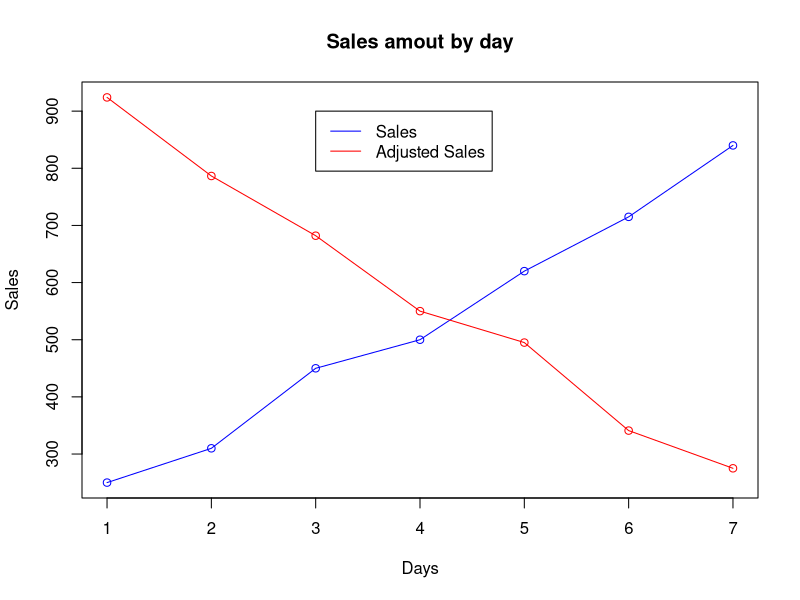
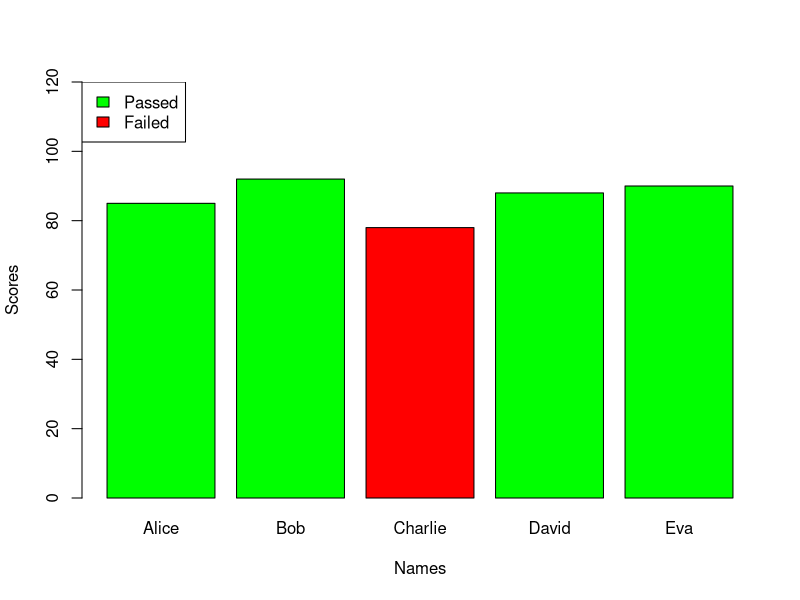
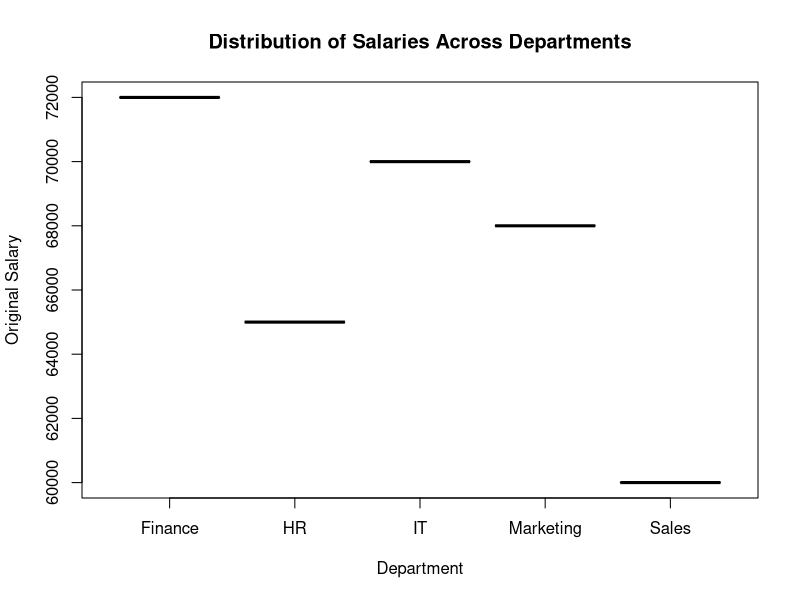
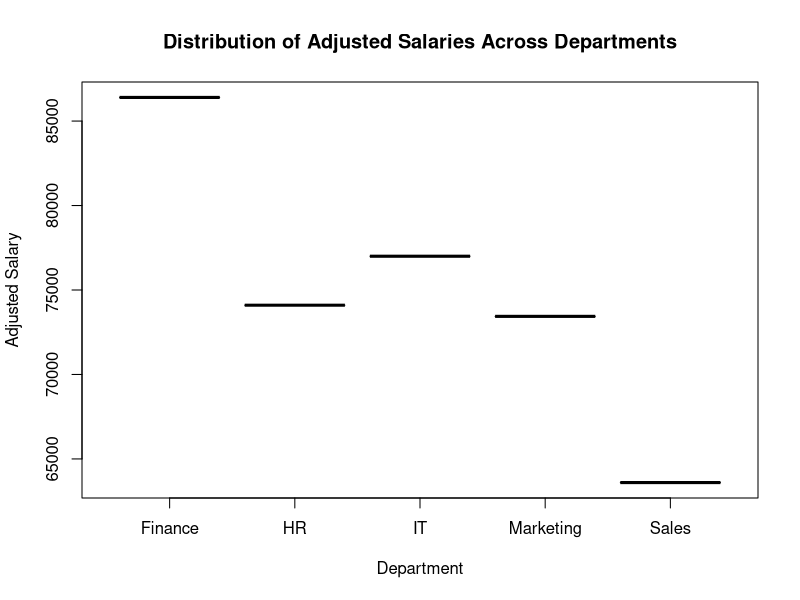
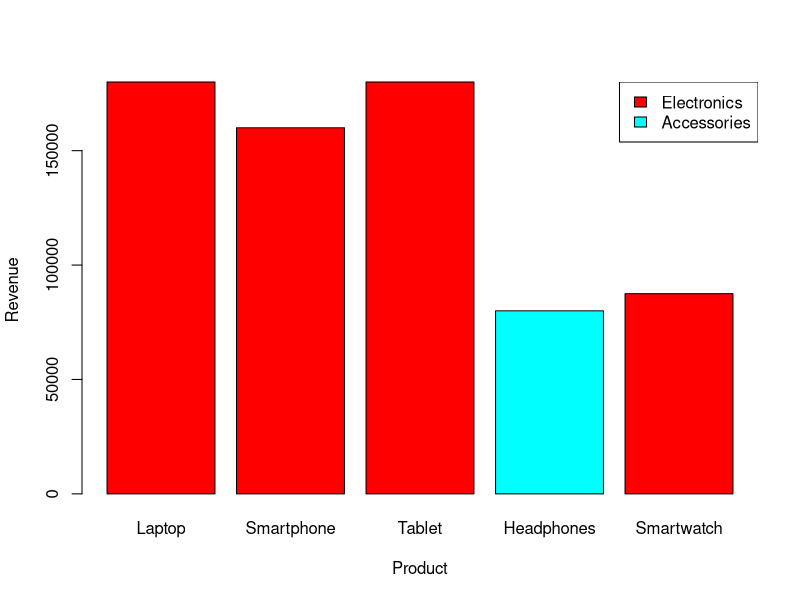
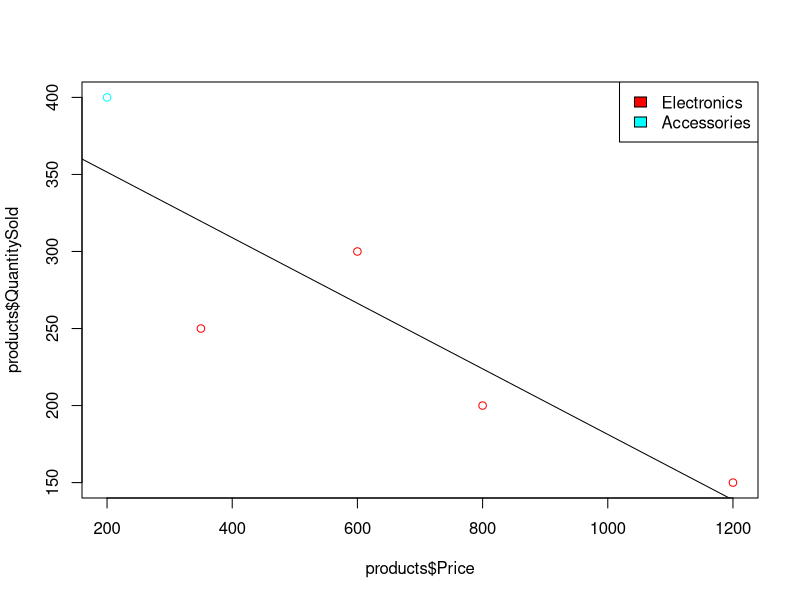

Write the R code that produced these figures, in order.
## ---- chunk 1
# TODO: add information about assignment and libraries used
#     - make sure to double check and double read each question
#     - format code ctr + shift + a
#     - test all code to make sure its still working
#     - use sumaryfunction for dataframes where applicable

## ---- chunk 2
# vector that contains sales figures
sales <- c(250, 310, 450, 500, 620, 715, 840)
## ---- chunk 3
sales_summary <- function(vector) {
  Sum <- sum(vector)
  Mean <- mean(vector)
  returnVar <- list(Sum = Sum, Mean = Mean)
  return(returnVar)
}

sales_summary(sales)
## ---- chunk 4
adjust_sales <- function(vector, percentage) {
  newVector <- vector * ((percentage + 100) / 100)
  newVector <- sort(newVector, decreasing = TRUE)
  return(newVector)
}

salesADJ <- adjust_sales(sales, 10)
salesADJ
## ---- chunk 5
randomVector = c(22, 3, 24, 536, 774678, 895676, 57635, 24344, 123, 534)

sales_summary(randomVector)
## ---- chunk 6
adjust_sales(randomVector, 17)
## ---- chunk 7
plot(
  sales,
  type = "o",
  col = "blue",
  ylim = range(c(sales, salesADJ)),
  main = "Sales amout by day",
  xlab = "Days",
  ylab = "Sales"
)

lines(salesADJ, type = "o", col = "red")

legend(
  3, 900,
  legend = c("Sales", "Adjusted Sales"),
  col = c("blue", "red"),
  lty = 1
)
## ---- chunk 8
students = data.frame(
  Name = c("Alice", "Bob", "Charlie", "David", "Eva"),
  Age = c(23, 22, 24, 21, 23),
  Score = c(85, 92, 78, 88, 90)
)

students
## ---- chunk 9
students$Passed <- students$Score >= 80

students
## ---- chunk 10
ageData <- list(
  AgeMean = mean(students$Age),
  AgeMedian = median(students$Age),
  AgeSD = sd(students$Age)
)

scoreData <- list(
  ScoreMean = mean(students$Score),
  ScoreMedian = median(students$Score),
  ScoreSD = sd(students$Score)
)

ageData
scoreData
## ---- chunk 11
maxScore = max(students$Score)

studentsWMS <- students[students$Score == maxScore, ]

studentsWMS
## ---- chunk 12
passed_students <- students[students$Passed, ]

passed_students
## ---- chunk 13
barplot(
  students$Score,
  names.arg = students$Name,
  ylim = c(0, 120),
  ylab = "Scores",
  xlab = "Names",
  col = ifelse(students$Passed, "Green", "Red"),
)
legend("topleft",
       legend = c("Passed", "Failed"),
       fill = c("Green", "Red"),)
## ---- chunk 14
employees <- data.frame(
  EmployeeID = c(101, 102, 103, 104, 105),
  Name = c("John", "Jane", "Doe", "Smith", "Emily"),
  Department = c("Sales", "HR", "IT", "Finance", "Marketing"),
  Salary = c(60000, 65000, 70000, 72000, 68000),
  Experience = c(3, 7, 5, 10, 4)
)

employees
## ---- chunk 15
department_summary <- function(dataFrame) {
  getMeanMedian <- function(df, name) {
    dfWithName <- df[df$Department == name, ]
    returnDF = data.frame(
      DepartmentName = name,
      MeanSalary = mean(dfWithName$Salary),
      MedianSalary = median(dfWithName$Salary)
    )
    return(summary(returnDF))
  }
  
  departments <- unique(dataFrame$Department)
  df = data.frame()
  for (dep in departments) {
    df <- rbind(df, getMeanMedian(dataFrame, dep))
  }
  return(df)
}

department_summary(employees)
## ---- chunk 16
top_earner <- function(dataFrame) {
  getMax <- function(df, dep) {
    peopleByDep <- df[df$Department == dep, ]
    maxSal <- max(peopleByDep$Salary)
    topEarner <- peopleByDep[peopleByDep$Salary == maxSal, ]
    return(topEarner)
  }
  departments <- unique(dataFrame$Department)
  df = data.frame()
  for (dep in departments) {
    df <- rbind(df, getMax(dataFrame, dep))
  }
  return(df)
}

top_earner(employees)
## ---- chunk 17
employees$AdjustedSalary <- employees$Salary *
  ((100 + employees$Experience * 2) / 100)

employees
## ---- chunk 18
high_earners <- employees[employees$AdjustedSalary > 70000, ]

high_earners
## ---- chunk 19
boxplot(
  employees$Salary ~ employees$Department,
  main = "Distribution of Salaries Across Departments",
  xlab = "Department",
  ylab = "Original Salary",
)
boxplot(
  employees$AdjustedSalary ~ employees$Department,
  main = "Distribution of Adjusted Salaries Across Departments",
  xlab = "Department",
  ylab = "Adjusted Salary",
)
## ---- chunk 20
products <- data.frame(
  ProductID = c(201, 202, 203, 204, 205),
  ProductName =  c("Laptop", "Smartphone", "Tablet", "Headphones", "Smartwatch"),
  Category = c(
    "Electronics",
    "Electronics",
    "Electronics",
    "Accessories",
    "Electronics"
  ),
  Price = c(1200, 800, 600, 200, 350),
  QuantitySold = c(150, 200, 300, 400, 250)
)
## ---- chunk 21
calculate_revenue <- function(dataFrame) {
  dataFrame$Revenue <- dataFrame$Price * dataFrame$QuantitySold
  return(dataFrame)
}

products <- calculate_revenue(products)

products
## ---- chunk 22
maxRevenue <- max(products$Revenue)
products[products$Revenue == maxRevenue, ]
## ---- chunk 23
category_revenue <- function(dataFrame) {
  dataByProduct <- function(dataFrame, category) {
    toteRev <- sum(dataFrame[dataFrame$Category == category, 'Revenue'])
    returnDf <- data.frame(Category = category, TotalRevenue = toteRev)
    return(returnDf)
  }
  catagories <- unique(dataFrame$Category)
  df <- data.frame()
  for (cat in catagories) {
    df <- rbind(df, dataByProduct(dataFrame, cat))
  }
  return(df)
}

category_revenue(products)
## ---- chunk 24
# Create a list with categories as names and colors as values
categories <- unique(products$Category)
numCat <- length(categories)
colours <- rainbow(numCat)

colourList <- list()
for (i in 1:numCat) {
  colourList[[categories[i]]] <- colours[i]
}

barplot(
  products$Revenue,
  names.arg = products$ProductName,
  ylab = "Revenue",
  xlab = "Product",
  col = sapply(products$Category, function(col) colourList[[col]])
)

legend("topright",
       legend = categories,
       fill = colours)
## ---- chunk 25
plot(
  products$Price,
  products$QuantitySold,
  col = sapply(products$Category, function(col)
    colourList[[col]])
)
abline(lm(products$QuantitySold ~ products$Price), col = "Black")

legend("topright",
       legend = categories,
       fill = colours)
## ---- chunk 26
students <- data.frame(
  Name = c("Alice", "Bob", "Charlie", "David", "Eva"),
  Age = c(23, 22, 24, 21, 23),
  Score = c(85, 92, 78, 88, 90))
# Extracting ages of students who scored above 80
high_scorers_ages <- students[students$Score > 80, "Age"]
print(high_scorers_ages)
## ---- chunk 27
employee_list <- list(
  Name = "John",
  Age = 30,
  Department = "HR",
  Salary = 50000
)
# Accessing the salary of the employee
salary <- employee_list["Salary"]
print(salary)
## ---- chunk 28
sales_data <- array(1:27, dim = c(3, 3, 3))
# Extracting the value in the second row, second column of the first matrix
value <- sales_data[2, 2, 1]
print(value)
## ---- chunk 29
products <- data.frame(
  ProductID = c(201, 202, 203, 204, 205),
  ProductName = c("Laptop", "Smartphone", "Tablet", "Headphones", "Smartwatch"),
  Category = c("Electronics", "Electronics", "Electronics", "Accessories", "Electronics"),
  Price = c(1200, 800, 600, 200, 350),
  QuantitySold = c(150, 200, 300, 400, 250)
)
# Extracting products with a price above 500
expensive_products <- products[products$Price > 500, ]
print(expensive_products)
## ---- chunk 30
data(trees)
str(trees)

meanValues <- apply(trees, 2, mean)
meanValues

meanVolume <- meanValues["Volume"]
treesBiggerMean <- sum(trees$Volume > meanVolume)
treesBiggerMean
## ---- chunk 31
trees$Girth <- trees$Girth / 2

crossSecArea <- (pi * trees$Girth ** 2)

IQRCSA <- IQR(crossSecArea)
IQRCSA 
## ---- chunk 32
# TODO: sdfdmlsd
## ---- chunk 33
# TODO: sdfdmlsd
## ---- chunk 34
data(mtcars)

filtered_cars <- mtcars[mtcars$cyl >= 6 & mtcars$hp > 150, ]

filtered_cars
## ---- chunk 35
efficiency_score <- function(dataFrame) {
  efs <- dataFrame$mpg / (dataFrame$hp * dataFrame$wt)
  return(efs)
}

filtered_cars$Efficiency <- efficiency_score(filtered_cars)
filtered_cars
## ---- chunk 36
percential <- quantile(filtered_cars$Efficiency, probs = c(0.01, 0.99))

outLiers <- which(filtered_cars$Efficiency < percential[1] | filtered_cars$Efficiency > percential[2])

meanRC <- mean(filtered_cars$Efficiency[-outLiers])

filtered_cars$Efficiency[outLiers] <- meanRC
filtered_cars

## ---- chunk 37
# TODO: sdfdmlsd
